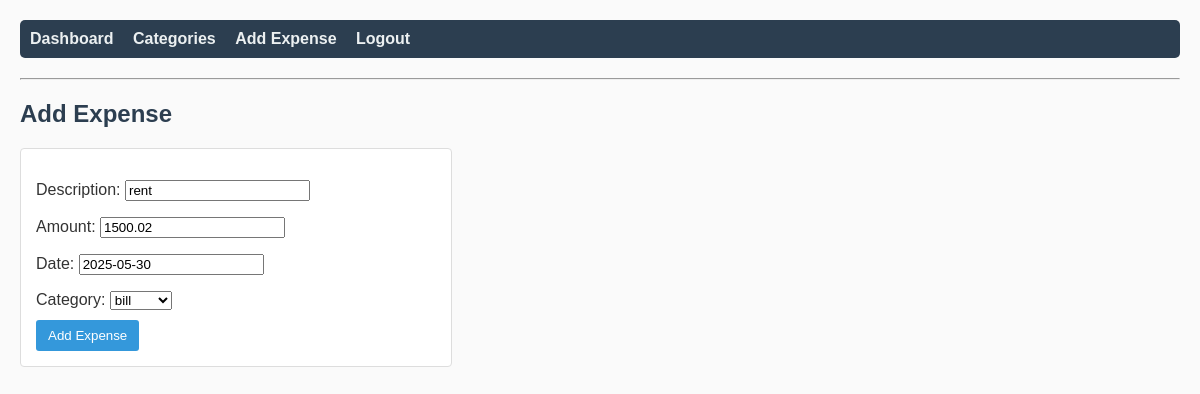
The app's page /expenses/1/update/ (signed in), older data.
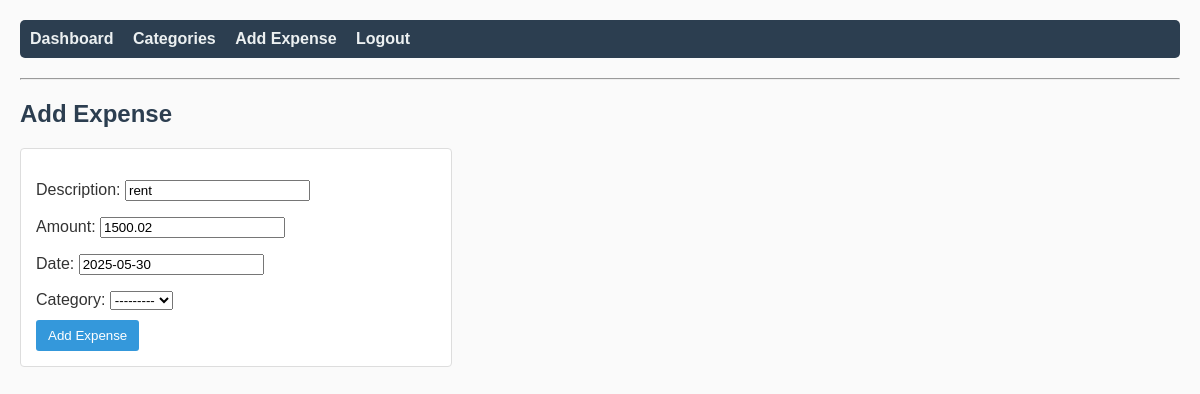
The same page, newer data.
### expenses/models.py (models this page shows)
class Category(models.Model):
    user = models.ForeignKey(User, on_delete=models.CASCADE)
    category = models.CharField(max_length=20)
    def __str__(self):
        return f"{self.category}"

### expenses/views.py (the view)
# urls.py: path('<int:pk>/update/', ExpenseUpdateView.as_view(), name='expense-update'),
class ExpenseUpdateView(LoginRequiredMixin, UpdateView):
    model = Expense
    form_class = ExpenseForm
    template_name = 'expenses/expense_form.html'
    success_url = reverse_lazy('expense-list')
    def get_queryset(self):
        return Expense.objects.filter(user=self.request.user)

### expenses/forms.py
class ExpenseForm(forms.ModelForm):
    class Meta:
        model = Expense
        fields = ['description', 'amount', 'date', 'category']

### expenses/templates/expenses/expense_form.html (shortened to what this page needs)
{% extends 'base.html' %}
{% block content %}
    <h2>Add Expense</h2>
    <form method="post">
        {{ form.as_p }}
        <button type="submit">Add Expense</button>
    </form>
{% endblock %}

Row changes from the older to the newer data that the page shows:
removed Category: category "bill"
added Category: category "---------"
